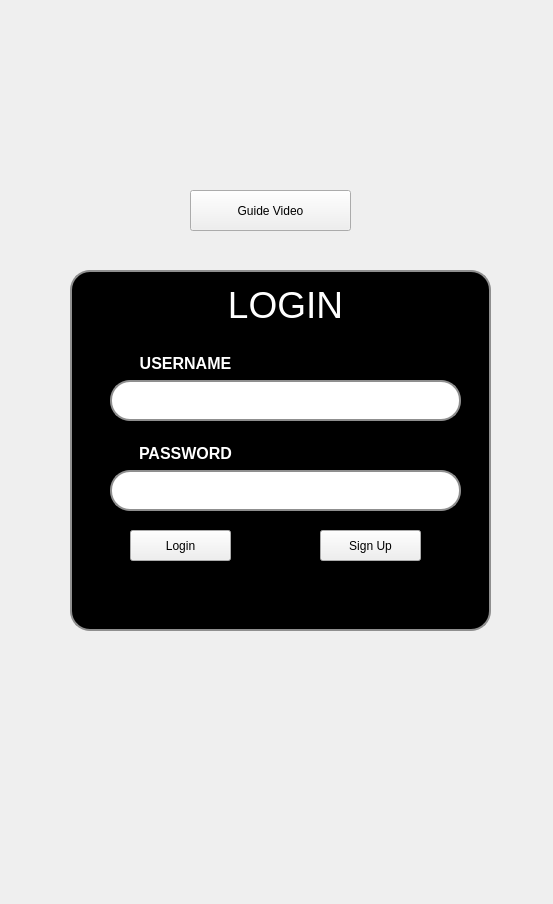
<?xml version="1.0" encoding="UTF-8"?>
<ui version="4.0">
 <class>LOGIN</class>
 <widget class="QMainWindow" name="LOGIN">
  <property name="geometry">
   <rect>
    <x>0</x>
    <y>0</y>
    <width>553</width>
    <height>904</height>
   </rect>
  </property>
  <property name="windowTitle">
   <string>MainWindow</string>
  </property>
  <widget class="QWidget" name="centralwidget">
   <widget class="QLabel" name="label">
    <property name="geometry">
     <rect>
      <x>-140</x>
      <y>20</y>
      <width>701</width>
      <height>931</height>
     </rect>
    </property>
    <property name="text">
     <string/>
    </property>
    <property name="pixmap">
     <pixmap>ui imges/Your paragraph text.png</pixmap>
    </property>
    <property name="scaledContents">
     <bool>true</bool>
    </property>
   </widget>
   <widget class="QLabel" name="label_2">
    <property name="geometry">
     <rect>
      <x>0</x>
      <y>-70</y>
      <width>531</width>
      <height>341</height>
     </rect>
    </property>
    <property name="text">
     <string/>
    </property>
    <property name="pixmap">
     <pixmap>ui imges/1-Photoroom.png</pixmap>
    </property>
    <property name="scaledContents">
     <bool>true</bool>
    </property>
   </widget>
   <widget class="QPushButton" name="GUIDEVIDEO">
    <property name="geometry">
     <rect>
      <x>190</x>
      <y>190</y>
      <width>161</width>
      <height>41</height>
     </rect>
    </property>
    <property name="text">
     <string>Guide Video</string>
    </property>
   </widget>
   <widget class="QLineEdit" name="lineEdit">
    <property name="geometry">
     <rect>
      <x>70</x>
      <y>270</y>
      <width>421</width>
      <height>361</height>
     </rect>
    </property>
    <property name="styleSheet">
     <string notr="true">QLineEdit {
	background-color: rgb(0, 0, 0);
                border: 2px solid #8f8f8f;
                border-radius: 20px;
                padding: 10px;
                font-size: 16px;
            }</string>
    </property>
   </widget>
   <widget class="QPushButton" name="BLOGIN">
    <property name="geometry">
     <rect>
      <x>130</x>
      <y>530</y>
      <width>101</width>
      <height>31</height>
     </rect>
    </property>
    <property name="text">
     <string>Login</string>
    </property>
   </widget>
   <widget class="QPushButton" name="BSIGNUP">
    <property name="geometry">
     <rect>
      <x>320</x>
      <y>530</y>
      <width>101</width>
      <height>31</height>
     </rect>
    </property>
    <property name="text">
     <string>Sign Up</string>
    </property>
   </widget>
   <widget class="QTextBrowser" name="textBrowser">
    <property name="geometry">
     <rect>
      <x>200</x>
      <y>280</y>
      <width>171</width>
      <height>71</height>
     </rect>
    </property>
    <property name="styleSheet">
     <string notr="true">QTextBrowser {
	background-color: rgb(0, 0, 0);
    border: none;
}
</string>
    </property>
    <property name="html">
     <string>&lt;!DOCTYPE HTML PUBLIC &quot;-//W3C//DTD HTML 4.0//EN&quot; &quot;http://www.w3.org/TR/REC-html40/strict.dtd&quot;&gt;
&lt;html&gt;&lt;head&gt;&lt;meta name=&quot;qrichtext&quot; content=&quot;1&quot; /&gt;&lt;style type=&quot;text/css&quot;&gt;
p, li { white-space: pre-wrap; }
&lt;/style&gt;&lt;/head&gt;&lt;body style=&quot; font-family:'MS Shell Dlg 2'; font-size:7.8pt; font-weight:400; font-style:normal;&quot;&gt;
&lt;p align=&quot;center&quot; style=&quot; margin-top:0px; margin-bottom:0px; margin-left:0px; margin-right:0px; -qt-block-indent:0; text-indent:0px;&quot;&gt;&lt;span style=&quot; font-size:28pt; color:#ffffff;&quot;&gt;LOGIN&lt;/span&gt;&lt;/p&gt;&lt;/body&gt;&lt;/html&gt;</string>
    </property>
   </widget>
   <widget class="QTextBrowser" name="textBrowser_2">
    <property name="geometry">
     <rect>
      <x>110</x>
      <y>350</y>
      <width>151</width>
      <height>41</height>
     </rect>
    </property>
    <property name="styleSheet">
     <string notr="true">QTextBrowser {
	background-color: rgb(0, 0, 0);
    border: none;
}
</string>
    </property>
    <property name="html">
     <string>&lt;!DOCTYPE HTML PUBLIC &quot;-//W3C//DTD HTML 4.0//EN&quot; &quot;http://www.w3.org/TR/REC-html40/strict.dtd&quot;&gt;
&lt;html&gt;&lt;head&gt;&lt;meta name=&quot;qrichtext&quot; content=&quot;1&quot; /&gt;&lt;style type=&quot;text/css&quot;&gt;
p, li { white-space: pre-wrap; }
&lt;/style&gt;&lt;/head&gt;&lt;body style=&quot; font-family:'MS Shell Dlg 2'; font-size:7.8pt; font-weight:400; font-style:normal;&quot;&gt;
&lt;p align=&quot;center&quot; style=&quot; margin-top:0px; margin-bottom:0px; margin-left:0px; margin-right:0px; -qt-block-indent:0; text-indent:0px;&quot;&gt;&lt;span style=&quot; font-size:12pt; font-weight:600; color:#ffffff;&quot;&gt;USERNAME&lt;/span&gt;&lt;/p&gt;&lt;/body&gt;&lt;/html&gt;</string>
    </property>
   </widget>
   <widget class="QLineEdit" name="USERNAME">
    <property name="geometry">
     <rect>
      <x>110</x>
      <y>380</y>
      <width>351</width>
      <height>41</height>
     </rect>
    </property>
    <property name="styleSheet">
     <string notr="true">QLineEdit {
                border: 2px solid #8f8f8f;
                border-radius: 20px;
                padding: 10px;
                font-size: 16px;
            }</string>
    </property>
    <property name="text">
     <string/>
    </property>
   </widget>
   <widget class="QTextBrowser" name="textBrowser_3">
    <property name="geometry">
     <rect>
      <x>120</x>
      <y>440</y>
      <width>131</width>
      <height>41</height>
     </rect>
    </property>
    <property name="styleSheet">
     <string notr="true">QTextBrowser {
	background-color: rgb(0, 0, 0);
    border: none;
}
</string>
    </property>
    <property name="html">
     <string>&lt;!DOCTYPE HTML PUBLIC &quot;-//W3C//DTD HTML 4.0//EN&quot; &quot;http://www.w3.org/TR/REC-html40/strict.dtd&quot;&gt;
&lt;html&gt;&lt;head&gt;&lt;meta name=&quot;qrichtext&quot; content=&quot;1&quot; /&gt;&lt;style type=&quot;text/css&quot;&gt;
p, li { white-space: pre-wrap; }
&lt;/style&gt;&lt;/head&gt;&lt;body style=&quot; font-family:'MS Shell Dlg 2'; font-size:7.8pt; font-weight:400; font-style:normal;&quot;&gt;
&lt;p align=&quot;center&quot; style=&quot; margin-top:0px; margin-bottom:0px; margin-left:0px; margin-right:0px; -qt-block-indent:0; text-indent:0px;&quot;&gt;&lt;span style=&quot; font-size:12pt; font-weight:600; color:#ffffff;&quot;&gt;PASSWORD&lt;/span&gt;&lt;/p&gt;&lt;/body&gt;&lt;/html&gt;</string>
    </property>
   </widget>
   <widget class="QLineEdit" name="pass">
    <property name="geometry">
     <rect>
      <x>110</x>
      <y>470</y>
      <width>351</width>
      <height>41</height>
     </rect>
    </property>
    <property name="styleSheet">
     <string notr="true">QLineEdit {
                border: 2px solid #8f8f8f;
                border-radius: 20px;
                padding: 10px;
                font-size: 16px;
            }</string>
    </property>
    <property name="text">
     <string/>
    </property>
   </widget>
  </widget>
 </widget>
 <resources/>
 <connections/>
</ui>
